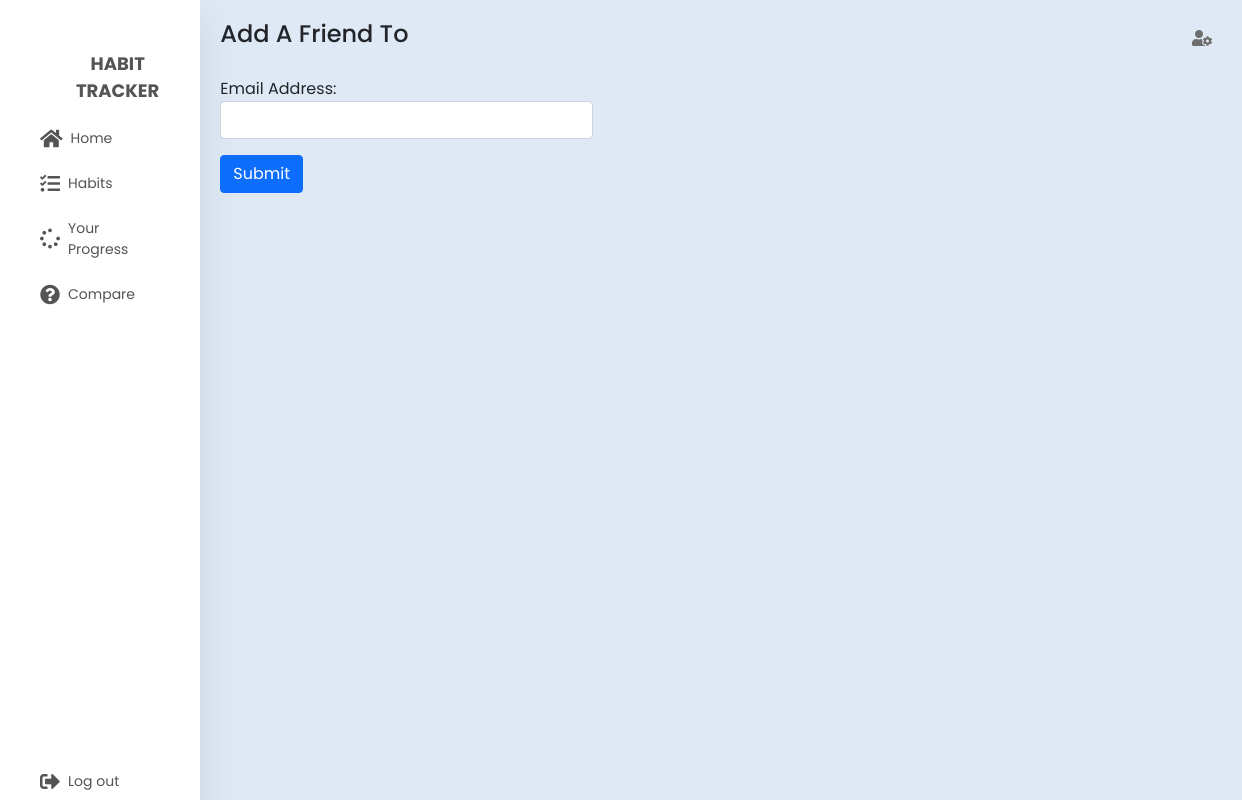
Before: /habit_details/7/invite (signed in) with the older database file.
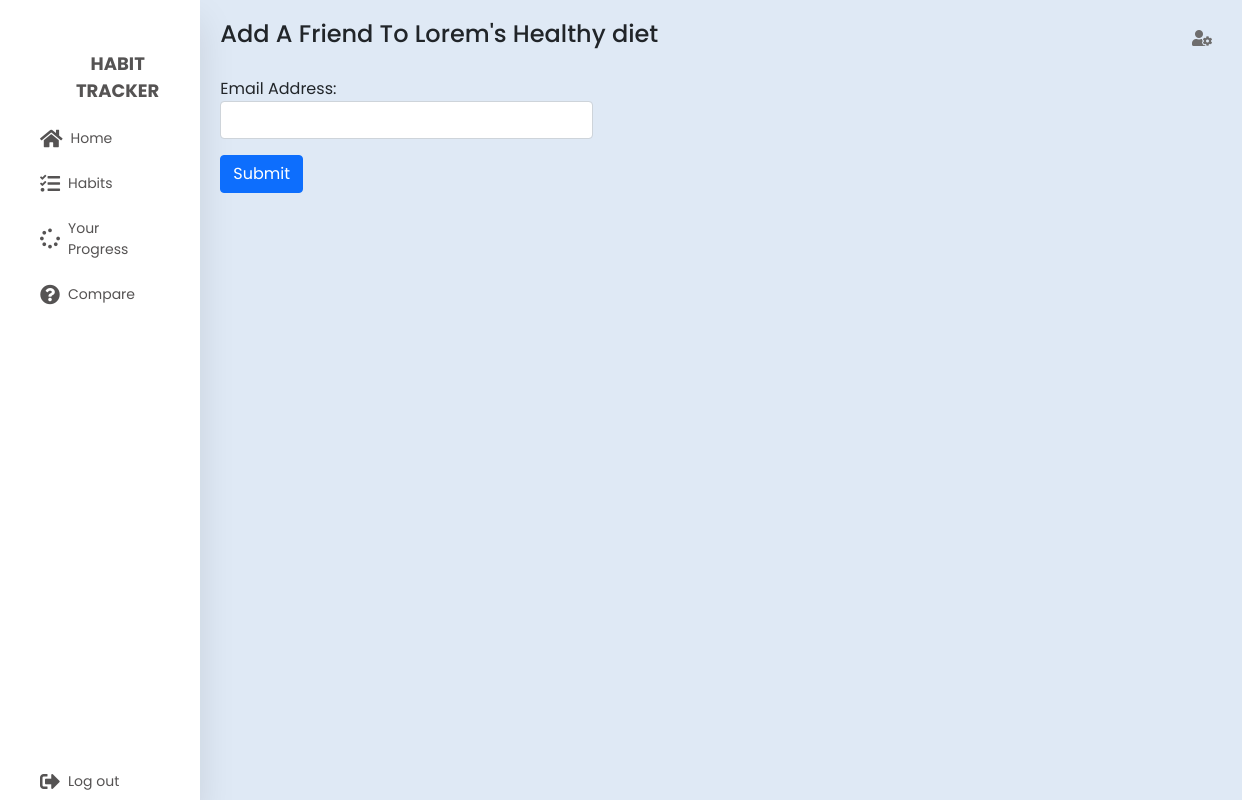
After: the same page with the newer database file.
### tables this page shows
CREATE TABLE habits (
        id INTEGER PRIMARY KEY AUTOINCREMENT,
        title VARCHAR(250) NOT NULL,
        duration INTEGER NOT NULL,
        user_id INTEGER NOT NULL,
        created_at TIMESTAMP DEFAULT CURRENT_TIMESTAMP,
        updated_at TIMESTAMP,
        FOREIGN KEY (user_id) REFERENCES users(id)
    );

### server.py (the view)
@app.route("/habit_details/<int:habit_id>/invite", methods=('GET', 'POST'))
def addFriend(habit_id):
	if not is_logged_in():
		return redirect(url_for("loginPage"))
	habit = get_habit_by_id(habit_id)
	if request.method == 'POST':
		if habit['user_id'] != int(get_login_session()):
			flash("You cannot invite friends because you are not the owner!", category="error")
			return render_template('addfriend.html', habit=habit);
		email = request.form['email'].strip()
		user = get_user_details_by_email(email)
		if(user == None):
			flash("User with this email doesn't exists!", category="error")
			return render_template('addfriend.html', habit=habit);
		users_day_progress = get_day_progress_by_user_id_habit_id_all(user['id'], habit_id)
		if len(users_day_progress) > 0:
			flash("This user is already a part of this habit!", category='error')
			return render_template('addfriend.html', habit=habit);
		insert_day_progress(0, habit_id, user['id'])
		flash("User is added!", category='success')
		return render_template('addfriend.html', habit=habit);
	else:
		return render_template('addfriend.html', habit=habit);

### dbconnection.py (called while the page is built)
def get_db_connection():
    conn = sqlite3.connect('database.db')
    conn.row_factory = sqlite3.Row
    return conn

### server.py (called while the page is built)
def is_logged_in():
	if not session.get("user_id"):
		return False
	else:
		return True

### services/habits.py (called while the page is built)
def get_habit_by_id(id=0):
    conn = dbconnection()
    habit = conn.execute("SELECT * FROM habits WHERE id = ?",(id,)).fetchone()
    conn.close()
    return habit

### templates/addfriend.html (shortened to what this page needs)
{% with title='Add Friend | Habit Tracker' %} {% include "header.html" %} {%
endwith %}
<section class="main">
	<div class="main-top">
		<h1>Add A Friend To {{habit['title']}}</h1>
		<i class="fas fa-user-cog"></i>
	</div>
	<section class="main-course">
		<form
			style="max-width: 30vw"
			method="post"
			action="/habit_details/{{habit['id']}}/invite"
		>
			<div class="form-group">
				<label for="email">Email address:</label>
				<input
					type="email"
					name="email"
					class="form-control"
					id="email"
					required
				/>
			</div>
			<button type="submit" class="btn btn-primary my-3">Submit</button>
		</form>
	</section>
</section>
{% include 'footer.html' %}

Changed rows visible on the page:
added habits: title "Lorem's Healthy diet"
